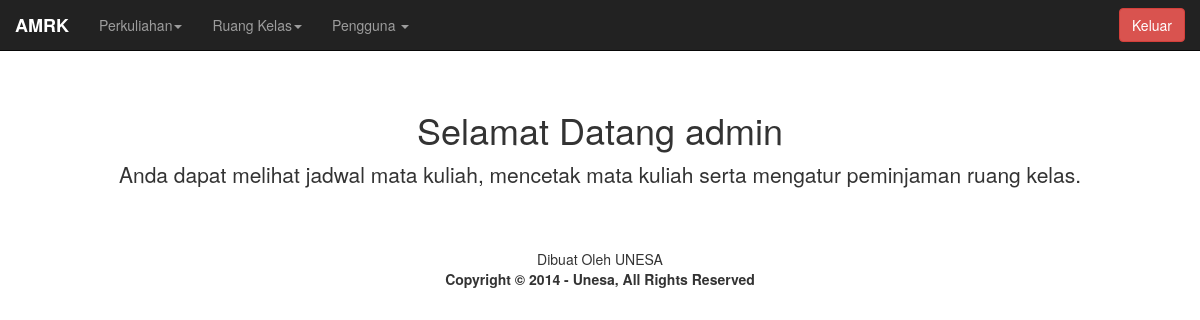
Screenshot of /admin/index.php (signed in) with the database file from the repository.
### tables this page shows
CREATE TABLE IF NOT EXISTS `web` (
  `id` int(10) NOT NULL,
  `pembuat` varchar(100) DEFAULT NULL,
  `lisensi` varchar(100) DEFAULT NULL,
  `judul` varchar(100) DEFAULT NULL,
  PRIMARY KEY (`id`)
);

### admin/index.php (the view, shortened to what this page needs)
<?php
if($_SESSION['id']=="" && $_SESSION['nama']=="" ){
   echo '<META HTTP-EQUIV="Refresh" content =" 0; URL= ../index.php">';
}
 else
  {
     if ($_SESSION['tipe'] == 'Admin' )  {
  include "../koneksi/conn.php";
 ?>
<html lang="en"><head><meta http-equiv="Content-Type" content="text/html; charset=UTF-8">
    <link href="../css/bootstrap.min.css" rel="stylesheet" media="screen">
    <link href="../css/template.css" rel="stylesheet">
  </head>
  <body>
    <nav class="navbar navbar-inverse navbar-fixed-top" role="navigation">
      <div class="container-fluid">
        <div class="navbar-header">
          <a class="navbar-brand"><?php
$sql = "SELECT * FROM web";
 $result = $sqli->query($sql);
while($tampil=$result->fetch_assoc())
{
 echo  "<b>" .$tampil["judul"]. "</b>" ;
   }
?></a>
        </div>
        <div id="navbar" class="collapse navbar-collapse">
          <ul class="nav navbar-nav">
          <li class="dropdown">
          <a href="#" class="dropdown-toggle" data-toggle="dropdown" role="button" aria-expanded="false">Perkuliahan<span class="caret"></span></a>
        </li>
        <li class="dropdown">
          <a href="#" class="dropdown-toggle" data-toggle="dropdown" role="button" aria-expanded="false">Ruang Kelas<span class="caret"></span></a>
        </li>
                <li class="dropdown">
          <a href="#" class="dropdown-toggle" data-toggle="dropdown" role="button" aria-expanded="false">Pengguna <span class="caret"></span></a>
        </li>
          </ul>
          <ul class="nav navbar-nav navbar-right">
          <form action="../fungsi/logout.php" method="post" class="navbar-form navbar-left" role="logout">
          <input type="submit" name="keluar" value="Keluar" class="btn btn-danger">
          </form>
          </ul>
        </div>
        </div>
    </nav>
    <div class="container">
      <div class="starter-template">
        <h1>Selamat Datang <?=  $_SESSION['nama'] ?></h1>
        <p class="lead">Anda dapat melihat jadwal mata kuliah, mencetak mata kuliah serta mengatur peminjaman ruang kelas.</p>
      </div>
    </div>
<div class="container-fluid">
<div class="row">
<center>
<?php
$sql = "SELECT * FROM web";
 $result = $sqli->query($sql);
while($tampil=$result->fetch_assoc())
{
 echo  $tampil["pembuat"];
 echo '<br>';
 echo  "<b>" .$tampil["lisensi"]. "</b>" ;
   }
?>
</center>
</div>
</div>
</body>
</html>
<?php
}else {
$_SESSION['nama']="";
$_SESSION['id']="";
session_destroy();
  echo '<META HTTP-EQUIV="Refresh" content =" 0; URL= ../index.php">';}
 } ?>

### css/template.css (style rules this page uses)
body { padding-top: 50px; }
.starter-template { padding: 40px 15px; text-align: center; }

### rows the page displays
web: judul "AMRK", pembuat "Dibuat Oleh UNESA", lisensi "Copyright © 2014 - Unesa, All Rights Reserved"

### other values shown
$_SESSION['nama'] "admin"
